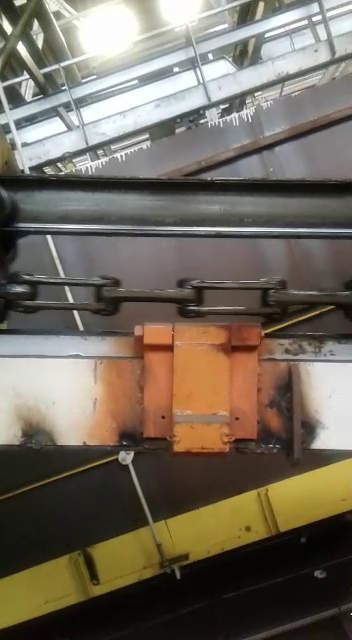
#> input picture frame 47 of img/trolley-1.mp4, 352 x 640 px, given in place of lenta.mp4, which was not available
$ python corrente_sample_gen.py
#> lines starting #> are read from the running program, lines starting #| are printed output that depends on the picture
#!/usr/bin/env python
import cv2
import time
import numpy as np

if __name__ == '__main__':

	cap = cv2.VideoCapture('../../img/lenta.mp4')
	i  = 0

	# Coloca para abrir a partir do meio do video, que esta' com o angulo
	# de filmagem melhor que o do inicio

	#cap.set(1,1308);
	while( cap.isOpened() ):
		print(i)
		ret, frame = cap.read()
#> frame is the input picture: shape (640, 352, 3); mean B, G, R 92.7, 106.4, 114.7
		frame = cv2.cvtColor(frame, cv2.COLOR_BGR2GRAY)[170:350,200:430]
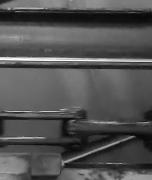
#> frame: shape (180, 152); min 4, max 255, mean 82.6
		# [13 lines of commented-out code are left out]

		cv2.imwrite('../../img/dataset3/img' + str(i) + '.jpg' , frame)
		i += 1

$ run again, starting later in the video
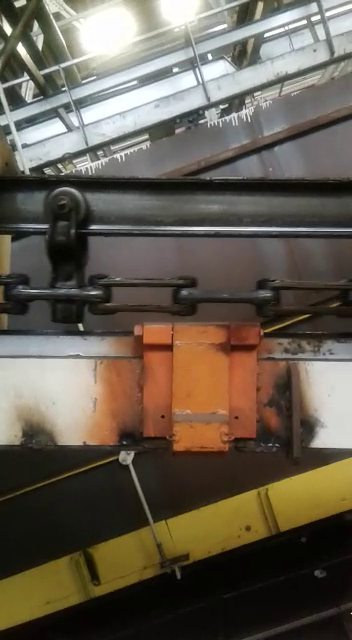
#> input picture frame 212 of img/trolley-1.mp4, 352 x 640 px, given in place of lenta.mp4, which was not available
#> frame is the input picture: shape (640, 352, 3); mean B, G, R 79.5, 92.8, 101.8
#> `frame = cv2.cvtColor(frame, cv2.COLOR_BGR2GRAY)[170:350,200:430]`:
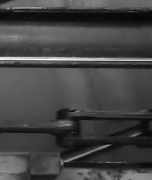
#> frame: shape (180, 152); min 5, max 255, mean 68.3

$ run again, starting later in the video
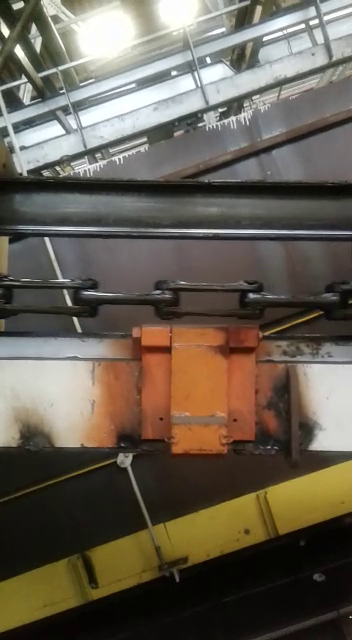
#> input picture frame 377 of img/trolley-1.mp4, 352 x 640 px, given in place of lenta.mp4, which was not available
#> frame is the input picture: shape (640, 352, 3); mean B, G, R 82.2, 95, 103.6
#> `frame = cv2.cvtColor(frame, cv2.COLOR_BGR2GRAY)[170:350,200:430]`:
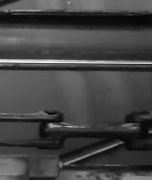
#> frame: shape (180, 152); min 2, max 252, mean 68.5
